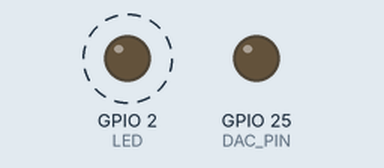
A program run on a simulated ESP32. Parts: output pins drawn as LEDs (lit = HIGH). Dashed ring = blinking. What the program prints to the serial monitor is not drawn.

Above: at 0.5 s.
Timing chart, 0 to 4.6 s (numbered marks = the images above):
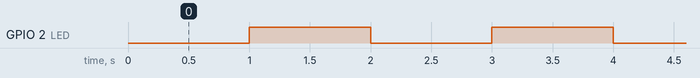

Measured:
- by itself, GPIO 2 (LED): alternates HIGH for 1.0 s and LOW for 1.0 s

The program:

main.cpp
```cpp
#include <Arduino.h>
#define LED 2
#define DAC_PIN 25  // DAC pin for ESP32 (DAC1)

hw_timer_t *My_timer = NULL;

// Define the flag to toggle the LED
volatile bool ledState = false;
volatile int currentIndex = 0; // Index to keep track of the position in the array

const int seq[] =
    {66, 66, 66, 66, 66, 72, 78, 82, 76, 71, 70, 66, 66, 66, 66, 66, 30, 90, 132, 180, 255, 168, 72, 0, 31,
     66, 66, 66, 66, 66, 72, 78, 90, 86, 72, 66, 66, 66, 66, 66};

const int dataSize = sizeof(seq) / sizeof(seq[0]); // Size of the array

void IRAM_ATTR onTimer()
{
  ledState = !ledState; // Toggle the LED state
  digitalWrite(LED, ledState ? HIGH : LOW); // Update the LED

  // Print the current element in the array
  Serial.print("array value = ");
  Serial.println(seq[currentIndex]);


  // Convert the seq value to voltage (0-3.3V) for DAC
  float dacValue = (3.3 / 4095) * seq[currentIndex];

  // Write the value to the DAC pin
  dacWrite(DAC_PIN, dacValue);

  // //Print DAC value (reboots "Core  1 panic'ed (LoadProhibited). Exception was unhandled." )
  // Serial.print("dac value = ");
  // Serial.println(dacValue);


  currentIndex = (currentIndex + 1) % dataSize; // Increment index and wrap around if necessary
}

void setup()
{
  Serial.begin(115200);
  // Initialize the LED pin as an output
  pinMode(LED, OUTPUT);

  // Create a periodic timer
  My_timer = timerBegin(0, 80, true); // Timer 0, divider 80, count up
  timerAttachInterrupt(My_timer, &onTimer, true); // Attach the ISR function
  timerAlarmWrite(My_timer, 1000000, true); // Set the alarm interval in microseconds
  timerAlarmEnable(My_timer); // Enable the timer alarm
}

void loop()
{
  delay(100);
}
```
